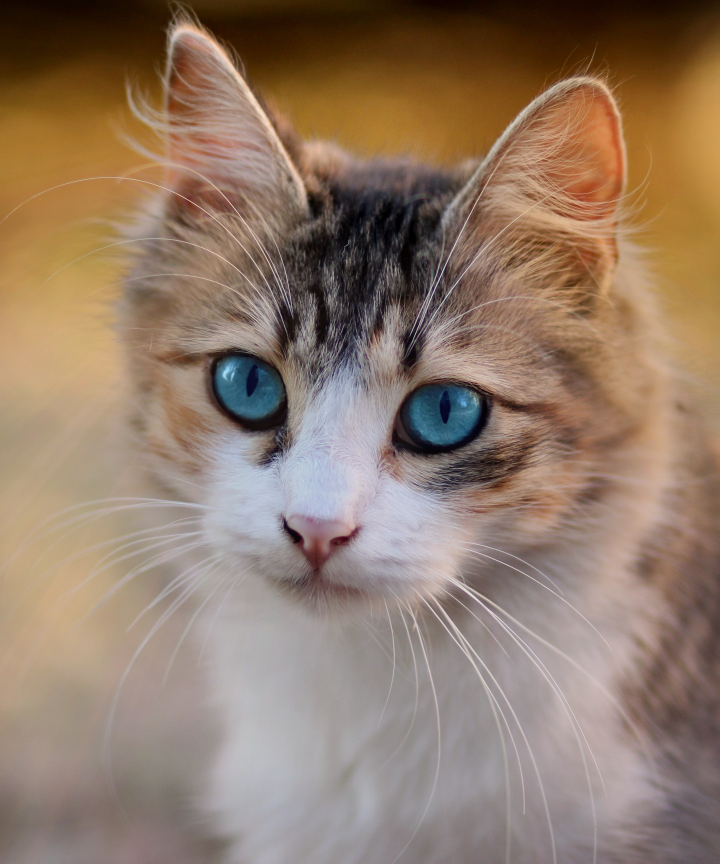
#> input picture opencv/photos/cat.jpg, 2877 x 3456 px (shown at 1/4 size)
$ python contours.py
#> lines starting #> are read from the running program, lines starting #| are printed output that depends on the picture; after the words box and inside, x2 and y2 are one past the last pixel; in counts of white or black regions, pixels touching at a corner belong together
import cv2 as cv
import numpy as np

img = cv.imread("photos/cat.jpg")
#> img is the input picture: shape (3456, 2877, 3); mean B, G, R 105.3, 122.8, 145.3

img = cv.resize(img , (500,500))
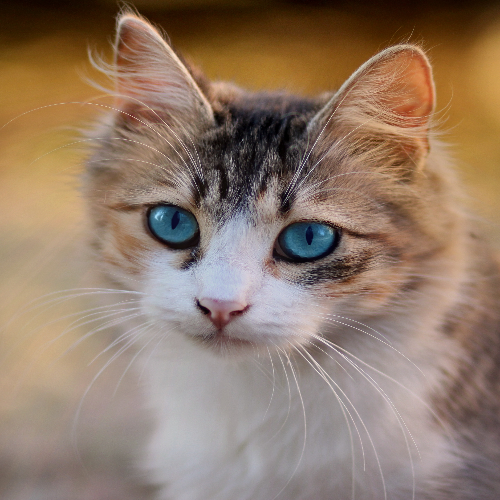
#> img: shape (500, 500, 3); mean B, G, R 105.2, 122.7, 145.2

cv.imshow('img' , img)

blank = np.zeros(img.shape, dtype='uint8')
cv.imshow('Blank', blank)

gray = cv.cvtColor(img, cv.COLOR_BGR2GRAY)
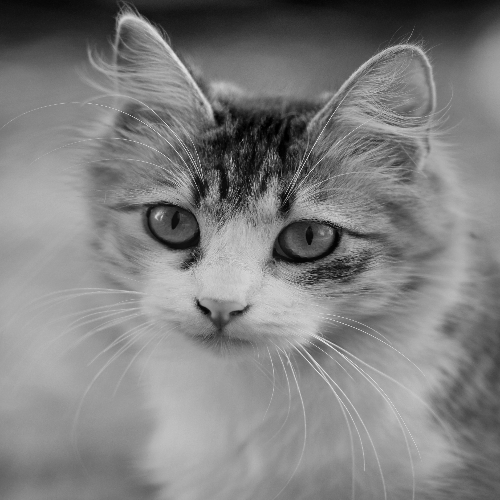
#> gray: shape (500, 500); min 0, max 232, mean 127.4
cv.imshow('Gray', gray)

blur = cv.GaussianBlur(gray, (5,5), cv.BORDER_DEFAULT)
cv.imshow('Blur', blur)

canny = cv.Canny(blur, 125, 175)
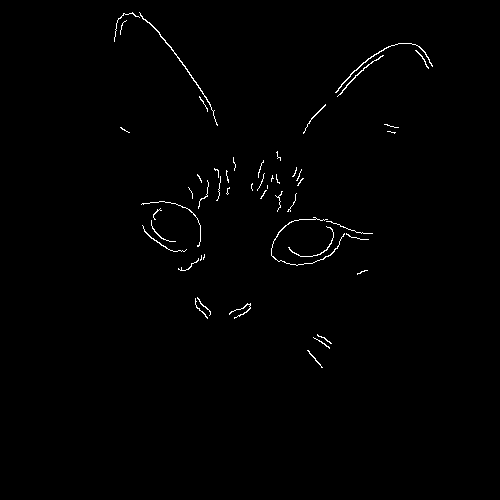
#> canny: shape (500, 500); 0.73% white in thin lines or dots, all inside (x1, y1, x2, y2) = (114, 12, 433, 368)
cv.imshow('Canny Edges', canny)

# ret, thresh = cv.threshold(gray, 125, 255, cv.THRESH_BINARY)
# cv.imshow('Thresh', thresh)

contours, hierarchies = cv.findContours(canny, cv.RETR_LIST, cv.CHAIN_APPROX_SIMPLE)
#> contours = 51 contours, 46 with area under 20; largest, box (x1, y1, x2, y2) and area: (139, 12, 218, 126) 66, (335, 43, 433, 93) 56, (337, 55, 384, 97) 33, (271, 217, 345, 266) 30, (288, 226, 334, 257) 21
print(f'{len(contours)} contour(s) found!')
#| 51 contour(s) found!

cv.drawContours(blank, contours, -1, (0,0,255), 1)
cv.imshow('Contours Drawn', blank)

cv.waitKey(0)

$ run again, with opencv/photos/covid.jpg copied over opencv/photos/cat.jpg
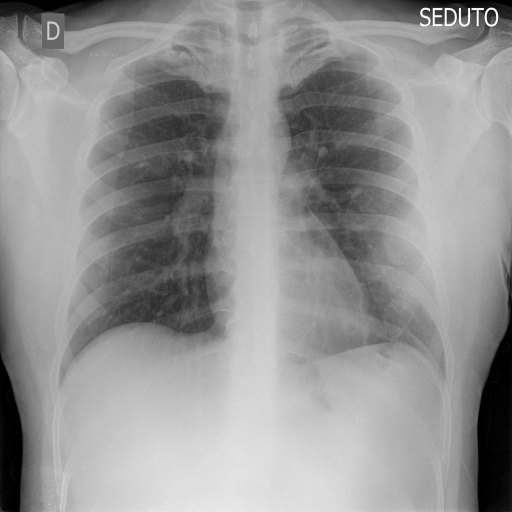
#> input picture opencv/photos/covid.jpg, 1024 x 1024 px (shown at 1/2 size)
#> img is the input picture: shape (1024, 1024, 3); min 0, max 255, mean 147.1
#> `img = cv.resize(img , (500,500))`:
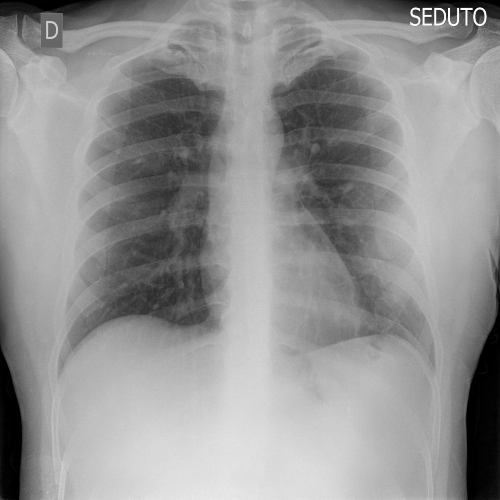
#> img: shape (500, 500, 3); min 0, max 255, mean 147
#> `canny = cv.Canny(blur, 125, 175)`:
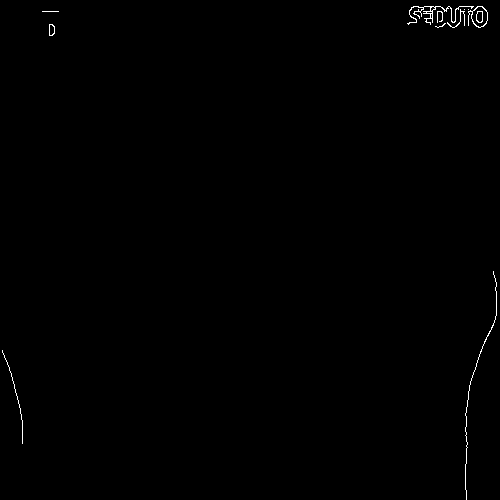
#> canny: shape (500, 500); 0.33% white in thin lines or dots
#> contours = 18 contours, 11 with area under 20; largest, box (x1, y1, x2, y2) and area: (468, 6, 488, 28) 265, (471, 6, 488, 28) 244, (407, 6, 474, 25) 80, (476, 11, 483, 23) 61, (476, 11, 483, 23) 56, (49, 24, 55, 36) 51, (49, 24, 55, 36) 45
#| 18 contour(s) found!
